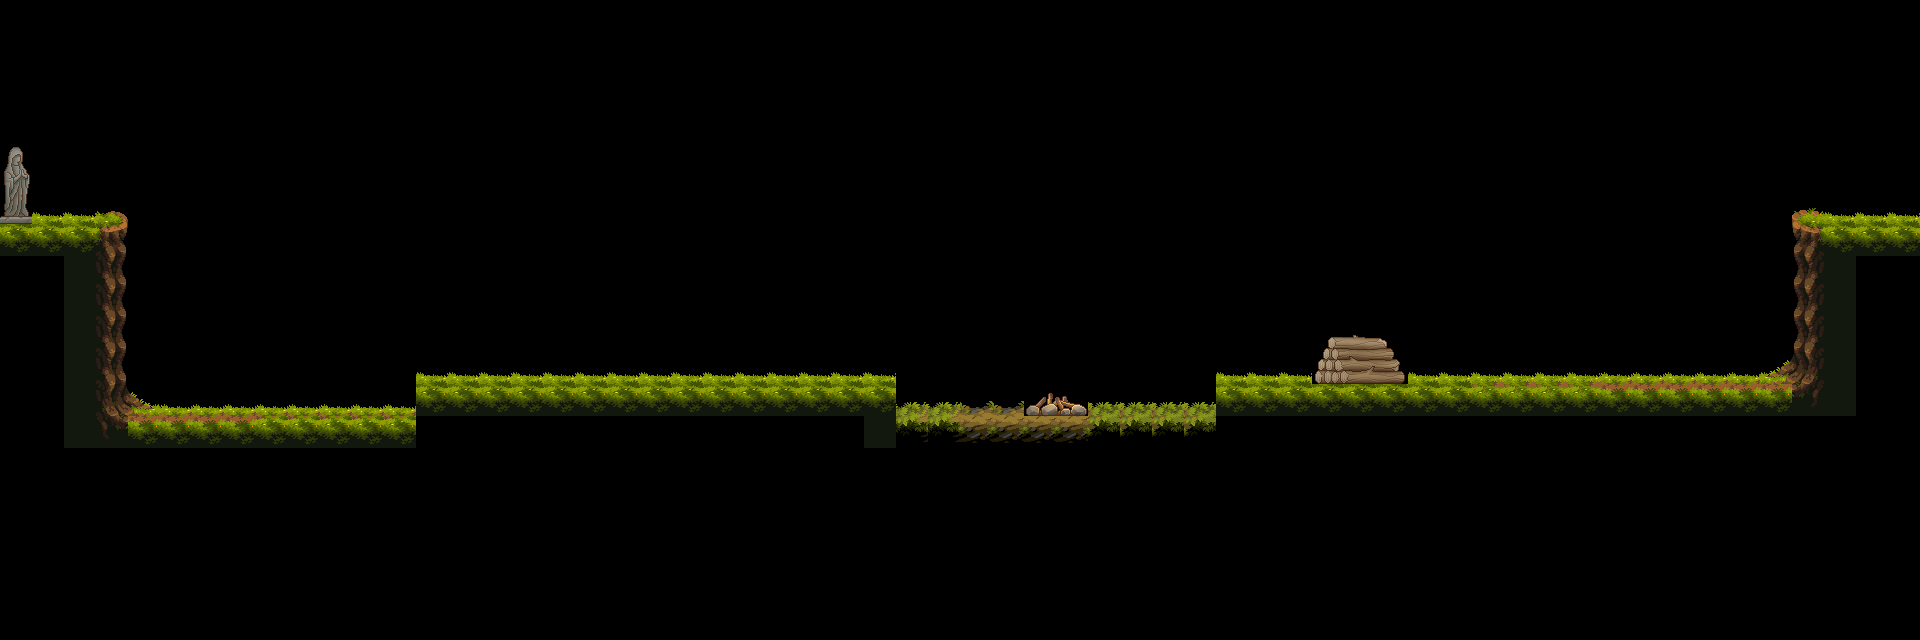

Tiled map render using the project's own tile images. Description and the whole map definition, tile-layer contents included, below:
An orthogonal 60x20 tile map with 32x32 px tiles, 2 tile layers (T1, B2), 3 tilesets.

<map version="1.10" tiledversion="1.11.2" orientation="orthogonal" renderorder="right-down" width="60" height="20" tilewidth="32" tileheight="32" infinite="0" nextlayerid="3" nextobjectid="1">
 <tileset firstgid="1" name="Jungle" tilewidth="32" tileheight="32" tilecount="100" columns="10">
  <image source="JungleTileset.png" width="320" height="320" />
 </tileset>
 <tileset firstgid="101" name="Brick" tilewidth="32" tileheight="32" tilecount="132" columns="11">
  <image source="BrickTileset.png" width="352" height="384" />
 </tileset>
 <tileset firstgid="233" name="VillageProps" tilewidth="32" tileheight="32" tilecount="1024" columns="32">
  <image source="TX Village Props.png" width="1024" height="1024" />
 </tileset>
 <layer id="1" name="T1" width="60" height="20">
  <data encoding="csv">
0,0,0,0,0,0,0,0,0,0,0,0,0,0,0,0,0,0,0,0,0,0,0,0,0,0,0,0,0,0,0,0,0,0,0,0,0,0,0,0,0,0,0,0,0,0,0,0,0,0,0,0,0,0,0,0,0,0,0,0,
0,0,0,0,0,0,0,0,0,0,0,0,0,0,0,0,0,0,0,0,0,0,0,0,0,0,0,0,0,0,0,0,0,0,0,0,0,0,0,0,0,0,0,0,0,0,0,0,0,0,0,0,0,0,0,0,0,0,0,0,
0,0,0,0,0,0,0,0,0,0,0,0,0,0,0,0,0,0,0,0,0,0,0,0,0,0,0,0,0,0,0,0,0,0,0,0,0,0,0,0,0,0,0,0,0,0,0,0,0,0,0,0,0,0,0,0,0,0,0,0,
0,0,0,0,0,0,0,0,0,0,0,0,0,0,0,0,0,0,0,0,0,0,0,0,0,0,0,0,0,0,0,0,0,0,0,0,0,0,0,0,0,0,0,0,0,0,0,0,0,0,0,0,0,0,0,0,0,0,0,0,
0,0,0,0,0,0,0,0,0,0,0,0,0,0,0,0,0,0,0,0,0,0,0,0,0,0,0,0,0,0,0,0,0,0,0,0,0,0,0,0,0,0,0,0,0,0,0,0,0,0,0,0,0,0,0,0,0,0,0,0,
0,0,0,0,0,0,0,0,0,0,0,0,0,0,0,0,0,0,0,0,0,0,0,0,0,0,0,0,0,0,0,0,0,0,0,0,0,0,0,0,0,0,0,0,0,0,0,0,0,0,0,0,0,0,0,0,0,0,0,0,
0,0,0,0,0,0,0,0,0,0,0,0,0,0,0,0,0,0,0,0,0,0,0,0,0,0,0,0,0,0,0,0,0,0,0,0,0,0,0,0,0,0,0,0,0,0,0,0,0,0,0,0,0,0,0,0,0,0,0,0,
15,15,15,16,0,0,0,0,0,0,0,0,0,0,0,0,0,0,0,0,0,0,0,0,0,0,0,0,0,0,0,0,0,0,0,0,0,0,0,0,0,0,0,0,0,0,0,0,0,0,0,0,0,0,0,0,14,15,15,15,
0,0,0,26,0,0,0,0,0,0,0,0,0,0,0,0,0,0,0,0,0,0,0,0,0,0,0,0,0,0,0,0,0,0,0,0,0,0,0,0,0,0,0,0,0,0,0,0,0,0,0,0,0,0,0,0,24,0,0,0,
0,0,0,26,0,0,0,0,0,0,0,0,0,0,0,0,0,0,0,0,0,0,0,0,0,0,0,0,0,0,0,0,0,0,0,0,0,0,0,0,0,0,0,0,0,0,0,0,0,0,0,0,0,0,0,0,24,0,0,0,
0,0,0,26,0,0,0,0,0,0,0,0,0,0,0,0,0,0,0,0,0,0,0,0,0,0,0,0,0,0,0,0,0,0,0,0,0,0,0,0,0,0,0,0,0,0,0,0,0,0,0,0,0,0,0,0,24,0,0,0,
0,0,0,26,0,0,0,0,0,0,0,0,0,0,0,0,0,0,0,0,0,0,0,0,0,0,0,0,0,0,0,0,0,0,0,0,0,0,0,0,0,0,0,0,0,0,0,0,0,0,0,0,0,0,0,0,34,0,0,0,
0,0,0,36,0,0,0,0,0,0,0,0,0,17,17,17,17,17,17,17,17,17,17,17,17,17,17,17,0,0,0,0,0,0,0,0,0,0,17,17,17,17,17,17,17,17,18,18,18,18,19,19,19,19,19,19,44,0,0,0,
0,0,0,46,19,19,19,19,20,20,20,20,20,0,0,0,0,0,0,0,0,0,0,0,0,0,0,25,116,116,117,117,117,117,118,118,118,118,0,0,0,0,0,0,0,0,0,0,0,0,0,0,0,0,0,0,0,0,0,0,
0,0,0,0,0,0,0,0,0,0,0,0,0,0,0,0,0,0,0,0,0,0,0,0,0,0,0,0,0,0,0,0,0,0,0,0,0,0,0,0,0,0,0,0,0,0,0,0,0,0,0,0,0,0,0,0,0,0,0,0,
0,0,0,0,0,0,0,0,0,0,0,0,0,0,0,0,0,0,0,0,0,0,0,0,0,0,0,0,0,0,0,0,0,0,0,0,0,0,0,0,0,0,0,0,0,0,0,0,0,0,0,0,0,0,0,0,0,0,0,0,
0,0,0,0,0,0,0,0,0,0,0,0,0,0,0,0,0,0,0,0,0,0,0,0,0,0,0,0,0,0,0,0,0,0,0,0,0,0,0,0,0,0,0,0,0,0,0,0,0,0,0,0,0,0,0,0,0,0,0,0,
0,0,0,0,0,0,0,0,0,0,0,0,0,0,0,0,0,0,0,0,0,0,0,0,0,0,0,0,0,0,0,0,0,0,0,0,0,0,0,0,0,0,0,0,0,0,0,0,0,0,0,0,0,0,0,0,0,0,0,0,
0,0,0,0,0,0,0,0,0,0,0,0,0,0,0,0,0,0,0,0,0,0,0,0,0,0,0,0,0,0,0,0,0,0,0,0,0,0,0,0,0,0,0,0,0,0,0,0,0,0,0,0,0,0,0,0,0,0,0,0,
0,0,0,0,0,0,0,0,0,0,0,0,0,0,0,0,0,0,0,0,0,0,0,0,0,0,0,0,0,0,0,0,0,0,0,0,0,0,0,0,0,0,0,0,0,0,0,0,0,0,0,0,0,0,0,0,0,0,0,0
</data>
 </layer>
 <layer id="2" name="B2" width="60" height="20">
  <data encoding="csv">
0,0,0,0,0,0,0,0,0,0,0,0,0,0,0,0,0,0,0,0,0,0,0,0,0,0,0,0,0,0,0,0,0,0,0,0,0,0,0,0,0,0,0,0,0,0,0,0,0,0,0,0,0,0,0,0,0,0,0,0,
0,0,0,0,0,0,0,0,0,0,0,0,0,0,0,0,0,0,0,0,0,0,0,0,0,0,0,0,0,0,0,0,0,0,0,0,0,0,0,0,0,0,0,0,0,0,0,0,0,0,0,0,0,0,0,0,0,0,0,0,
0,0,0,0,0,0,0,0,0,0,0,0,0,0,0,0,0,0,0,0,0,0,0,0,0,0,0,0,0,0,0,0,0,0,0,0,0,0,0,0,0,0,0,0,0,0,0,0,0,0,0,0,0,0,0,0,0,0,0,0,
0,0,0,0,0,0,0,0,0,0,0,0,0,0,0,0,0,0,0,0,0,0,0,0,0,0,0,0,0,0,0,0,0,0,0,0,0,0,0,0,0,0,0,0,0,0,0,0,0,0,0,0,0,0,0,0,0,0,0,0,
351,0,0,0,0,0,0,0,0,0,0,0,0,0,0,0,0,0,0,0,0,0,0,0,0,0,0,0,0,0,0,0,0,0,0,0,0,0,0,0,0,0,0,0,0,0,0,0,0,0,0,0,0,0,0,0,0,0,0,0,
383,0,0,0,0,0,0,0,0,0,0,0,0,0,0,0,0,0,0,0,0,0,0,0,0,0,0,0,0,0,0,0,0,0,0,0,0,0,0,0,0,0,0,0,0,0,0,0,0,0,0,0,0,0,0,0,0,0,0,0,
415,5,5,6,0,0,0,0,0,0,0,0,0,0,0,0,0,0,0,0,0,0,0,0,0,0,0,0,0,0,0,0,0,0,0,0,0,0,0,0,0,0,0,0,0,0,0,0,0,0,0,0,0,0,0,0,4,5,5,5,
0,0,0,0,0,0,0,0,0,0,0,0,0,0,0,0,0,0,0,0,0,0,0,0,0,0,0,0,0,0,0,0,0,0,0,0,0,0,0,0,0,0,0,0,0,0,0,0,0,0,0,0,0,0,0,0,0,0,0,0,
0,0,25,0,0,0,0,0,0,0,0,0,0,0,0,0,0,0,0,0,0,0,0,0,0,0,0,0,0,0,0,0,0,0,0,0,0,0,0,0,0,0,0,0,0,0,0,0,0,0,0,0,0,0,0,0,0,25,0,0,
0,0,25,0,0,0,0,0,0,0,0,0,0,0,0,0,0,0,0,0,0,0,0,0,0,0,0,0,0,0,0,0,0,0,0,0,0,0,0,0,0,0,0,0,0,0,0,0,0,0,0,0,0,0,0,0,0,25,0,0,
0,0,25,0,0,0,0,0,0,0,0,0,0,0,0,0,0,0,0,0,0,0,0,0,0,0,0,0,0,0,0,0,0,0,0,0,0,0,0,0,0,558,559,560,0,0,0,0,0,0,0,0,0,0,0,0,0,25,0,0,
0,0,25,0,0,0,0,0,0,0,0,0,0,7,7,7,7,7,7,7,7,7,7,7,7,7,7,7,0,0,0,0,0,0,0,0,0,0,7,7,7,590,591,592,7,7,8,8,8,8,9,9,9,9,9,33,0,35,0,0,
0,0,35,0,37,9,9,9,9,9,9,9,9,0,0,0,0,0,0,0,0,0,0,0,0,0,0,0,105,105,106,106,500,501,107,107,107,107,0,0,0,0,0,0,0,0,0,0,0,0,0,0,0,0,0,0,0,45,0,0,
0,0,45,0,0,0,0,0,0,0,0,0,0,0,0,0,0,0,0,0,0,0,0,0,0,0,0,0,0,0,0,0,0,0,0,0,0,0,0,0,0,0,0,0,0,0,0,0,0,0,0,0,0,0,0,0,0,0,0,0,
0,0,0,0,0,0,0,0,0,0,0,0,0,0,0,0,0,0,0,0,0,0,0,0,0,0,0,0,0,0,0,0,0,0,0,0,0,0,0,0,0,0,0,0,0,0,0,0,0,0,0,0,0,0,0,0,0,0,0,0,
0,0,0,0,0,0,0,0,0,0,0,0,0,0,0,0,0,0,0,0,0,0,0,0,0,0,0,0,0,0,0,0,0,0,0,0,0,0,0,0,0,0,0,0,0,0,0,0,0,0,0,0,0,0,0,0,0,0,0,0,
0,0,0,0,0,0,0,0,0,0,0,0,0,0,0,0,0,0,0,0,0,0,0,0,0,0,0,0,0,0,0,0,0,0,0,0,0,0,0,0,0,0,0,0,0,0,0,0,0,0,0,0,0,0,0,0,0,0,0,0,
0,0,0,0,0,0,0,0,0,0,0,0,0,0,0,0,0,0,0,0,0,0,0,0,0,0,0,0,0,0,0,0,0,0,0,0,0,0,0,0,0,0,0,0,0,0,0,0,0,0,0,0,0,0,0,0,0,0,0,0,
0,0,0,0,0,0,0,0,0,0,0,0,0,0,0,0,0,0,0,0,0,0,0,0,0,0,0,0,0,0,0,0,0,0,0,0,0,0,0,0,0,0,0,0,0,0,0,0,0,0,0,0,0,0,0,0,0,0,0,0,
0,0,0,0,0,0,0,0,0,0,0,0,0,0,0,0,0,0,0,0,0,0,0,0,0,0,0,0,0,0,0,0,0,0,0,0,0,0,0,0,0,0,0,0,0,0,0,0,0,0,0,0,0,0,0,0,0,0,0,0
</data>
 </layer>
</map>
